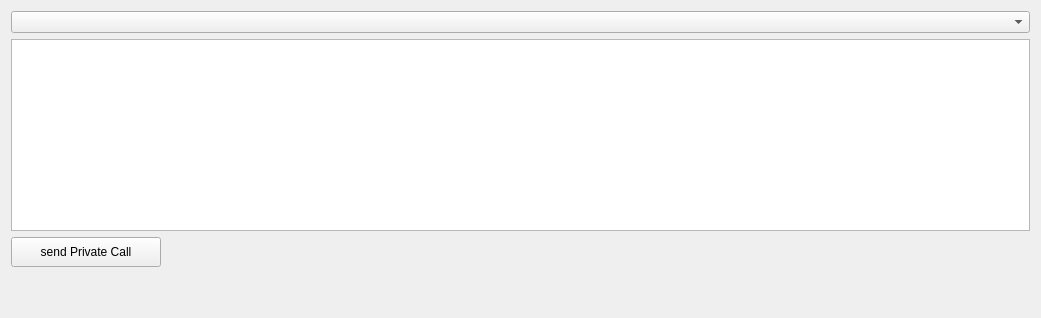
               <widget class="QWidget" name="tab_2">
                <attribute name="title">
                 <string>Private</string>
                </attribute>
                <layout class="QVBoxLayout" name="verticalLayout_19">
                 <item>
                  <layout class="QVBoxLayout" name="verticalLayout_18">
                   <item>
                    <widget class="QComboBox" name="comboBoxPrivateCalls"/>
                   </item>
                   <item>
                    <widget class="QTextEdit" name="textEditPC">
                     <property name="maximumSize">
                      <size>
                       <width>16777215</width>
                       <height>200</height>
                      </size>
                     </property>
                     <property name="font">
                      <font>
                       <pointsize>9</pointsize>
                      </font>
                     </property>
                    </widget>
                   </item>
                   <item>
                    <layout class="QHBoxLayout" name="horizontalLayout_10">
                     <item>
                      <widget class="QPushButton" name="pushButtonPC">
                       <property name="enabled">
                        <bool>true</bool>
                       </property>
                       <property name="minimumSize">
                        <size>
                         <width>150</width>
                         <height>30</height>
                        </size>
                       </property>
                       <property name="text">
                        <string>  send Private Call  </string>
                       </property>
                      </widget>
                     </item>
                     <item>
                      <spacer name="horizontalSpacer_5">
                       <property name="orientation">
                        <enum>Qt::Horizontal</enum>
                       </property>
                       <property name="sizeHint" stdset="0">
                        <size>
                         <width>869</width>
                         <height>27</height>
                        </size>
                       </property>
                      </spacer>
                     </item>
                    </layout>
                   </item>
                   <item>
                    <spacer name="verticalSpacer_3">
                     <property name="orientation">
                      <enum>Qt::Vertical</enum>
                     </property>
                     <property name="sizeHint" stdset="0">
                      <size>
                       <width>20</width>
                       <height>40</height>
                      </size>
                     </property>
                    </spacer>
                   </item>
                  </layout>
                 </item>
                </layout>
               </widget>
